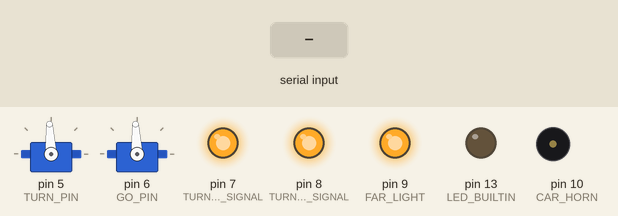
This sketch was run on a simulated Arduino Uno, built with avr-gcc and run on an emulated ATmega328P. Parts: 2 × servo, output pins drawn as LEDs (lit = HIGH), buzzer (waves = sounding, pin HIGH). Dashed ring = blinking. Inputs (shaded band) come from the test bench.

Above: at 1.2 s.
1.3 s: "REF" received over the second serial link
At 2.02 s:
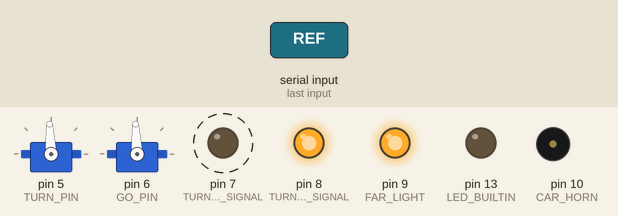
4.3 s: "GOO" received over the second serial link
At 5.17 s:
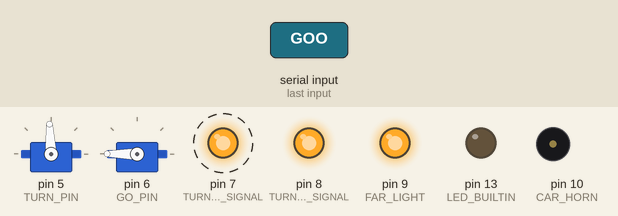
7.3 s: "BAC" received over the second serial link
At 7.87 s:
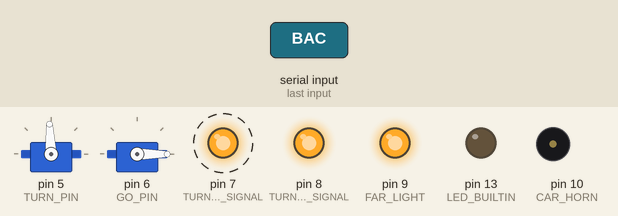
10.3 s: "RHT" received over the second serial link
At 11.02 s:
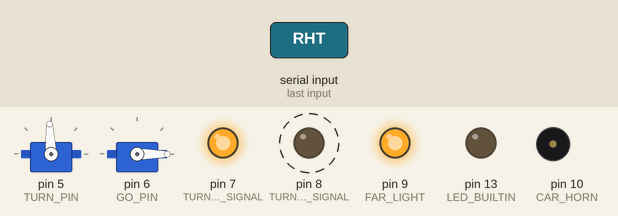
13.3 s: "STG" received over the second serial link
At 13.72 s:
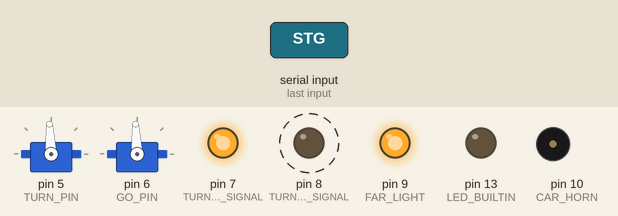
16.3 s: "RAA" received over the second serial link
At 17.32 s:
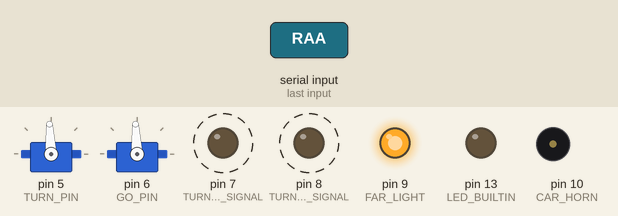
Timing chart, 0 to 20.3 s (numbered marks = the images above; inputs shaded):
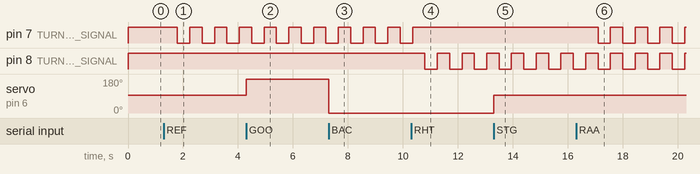

Measured:
- after the input at 1.3 s, pin 7 (TURN_LEFT_SIGNAL): alternates HIGH for 0.45 s and LOW for 0.45 s, starting after 0.50 s
- after the input at 4.3 s, servo on pin 6 (GO_PIN): 93° → 180° at once
- after the input at 7.3 s, servo on pin 6 (GO_PIN): 180° → 0° at once
- after the input at 10.3 s, pin 7 (TURN_LEFT_SIGNAL): goes on until 10.4 s, then stays HIGH; pin 8 (TURN_RIGHT_SIGNAL): alternates HIGH for 0.45 s and LOW for 0.45 s, starting after 0.50 s
- after the input at 13.3 s, servo on pin 6 (GO_PIN): 0° → 93° at once
- after the input at 16.3 s, pin 7 (TURN_LEFT_SIGNAL): alternates HIGH for 0.45 s and LOW for 0.45 s, starting after 0.80 s

The sketch:

Diecast_2_BT_rc_Arduino_code_with_lights.ino
```cpp
#include <SoftwareSerial.h>
#include <Servo.h>

#define DELAY_BLINK 450 //ms

SoftwareSerial BTserial(3, 2); // RX | TX

#define TURN_LEFT_SIGNAL 7
#define TURN_RIGHT_SIGNAL 8
#define FAR_LIGHT 9
#define CAR_HORN 10

#define TURN_PIN 5
#define GO_PIN 6
#define MIN_TURN 850
#define MAX_TURN 2150
#define STOP_SPEED 1500
#define MAX_SPEED_GO 2500
#define MAX_SPEED_BACK 500
Servo turn;
Servo sgo;

char command;
String string;
int svangle = 0;
int slideBarValue = 50;
int index = 0;
String aCmd;

int speeds = STOP_SPEED;
int gear = 0;
int turn_blink_state = LOW;
int turn_status_cmd = 0;
long previousMillis = 0;

void carGo(int st){
  sgo.writeMicroseconds(st);
  delay(10);
}

void setup()
{
  //Serial.begin( 9600 );//115200
  BTserial.begin( 38400 );
  pinMode(LED_BUILTIN, OUTPUT);
  turn.attach(TURN_PIN);
  svangle = map(slideBarValue, 0, 100, MIN_TURN, MAX_TURN);
  turn.writeMicroseconds(svangle);

  sgo.attach(GO_PIN);
  sgo.writeMicroseconds(speeds);

  pinMode(TURN_LEFT_SIGNAL, OUTPUT);
  pinMode(TURN_RIGHT_SIGNAL, OUTPUT);
  pinMode(FAR_LIGHT, OUTPUT);
  pinMode(CAR_HORN, OUTPUT);

  light_off();
  turn_signal_off();

  //Serial.println("Setup done!");
}

void car_horn_on(){
  tone(CAR_HORN, 410);
}

void car_horn_off(){
  noTone(CAR_HORN);
}

void blinkLED(){
  if ( turn_blink_state == LOW ){
    turn_blink_state = HIGH;
  } else {
    turn_blink_state = LOW;
  }
  if( turn_status_cmd == 1 ){
    // turn left
    digitalWrite(TURN_LEFT_SIGNAL, turn_blink_state);
    digitalWrite(TURN_RIGHT_SIGNAL, HIGH);
  } else if( turn_status_cmd == 2 ){
    // turn right
    digitalWrite(TURN_LEFT_SIGNAL, HIGH);
    digitalWrite(TURN_RIGHT_SIGNAL, turn_blink_state);
  } else if( turn_status_cmd == 3 ){
    digitalWrite(TURN_LEFT_SIGNAL, turn_blink_state);
    digitalWrite(TURN_RIGHT_SIGNAL, turn_blink_state);
  } else {
    turn_signal_off();
  }
}

void turn_signal_off(){
  digitalWrite(TURN_LEFT_SIGNAL, HIGH);
  digitalWrite(TURN_RIGHT_SIGNAL, HIGH);
}

void far_light(){
  digitalWrite(FAR_LIGHT, LOW);
}

void light_off(){
  digitalWrite(FAR_LIGHT, HIGH);
}

void ledOn()
{
  digitalWrite(LED_BUILTIN, HIGH);
  delay(10);
}

void ledOff()
{
  digitalWrite(LED_BUILTIN, LOW);
  delay(10);
}

void writeString(String stringData) { // Used to serially push out a String with Serial.write()
  for (int i = 0; i < stringData.length(); i++)
  {
    BTserial.write(stringData[i]);   // Push each char 1 by 1 on each loop pass
  }
}

void sendAck(String toSend){
   char payload[toSend.length()+1];
   toSend.toCharArray(payload, sizeof(payload));
   BTserial.write((uint8_t *)payload,sizeof(payload));
}

void loop()
{
  // for blinking turn signal
  unsigned long currentMillis = millis();
  if( currentMillis - previousMillis >= DELAY_BLINK ){
    previousMillis = currentMillis;
    blinkLED();
  }
  // for receiving bluetooth data
  string = "";
  while(BTserial.available() > 0)
  {
    command = ((byte)BTserial.read());
    if(command == ':')
    {
      break;
    }
    else
    {
      string += command;
    }
    delay(1);
  }
  //if(string != "")  Serial.println(string);

  while( string.length() >= 3 ){
      aCmd = string.substring(0, 3);
      string = string.substring(3);
      //Serial.println(" " + aCmd);

      index = aCmd.lastIndexOf("T");
      if( aCmd == "GOO"  ){
        // Move the car
        carGo(MAX_SPEED_GO);
      } else if( aCmd == "STG" ){
        carGo(STOP_SPEED);
        // Stop the car
      } else if( aCmd == "BAC" ){
        // Move the car back
        carGo(MAX_SPEED_BACK);
      } else if( aCmd == "STB" ){
        // Stop the car
        carGo(STOP_SPEED);
      } else if( index == 0 ){
        // Turn left/right: cmd = "T<value from 0 to 100>"
          slideBarValue = aCmd.substring(index+1).toInt();
          //Serial.println(slideBarValue );
          if( slideBarValue > 0 ){
            //turn.attach(TURN_PIN);
            svangle = map(slideBarValue, 0, 100, MIN_TURN, MAX_TURN);
            turn.writeMicroseconds(svangle);
          }
      } else if ( aCmd.lastIndexOf("S") == 0 ){
        speeds = aCmd.substring(1).toInt();
        if( speeds > 0 ){
          speeds -= 15;
          if( gear == 3 ){
            sgo.writeMicroseconds( map(speeds, 0, 100, STOP_SPEED, MAX_SPEED_GO) );
          } else if( gear == 1 ){
            sgo.writeMicroseconds( map(speeds, 0, 100, STOP_SPEED, MAX_SPEED_BACK) );
          }
          delay(10);
        }
      } else if ( aCmd.lastIndexOf("G") == 0 ){
        gear = aCmd.substring(1).toInt();
      } else if (aCmd.lastIndexOf("R") == 0 ){
        if( aCmd == "REF" ) turn_status_cmd = 1;
        else if( aCmd == "RHT" ) turn_status_cmd = 2;
        else if( aCmd == "RAA" ) turn_status_cmd = 3;
        else turn_status_cmd = 0;
      } else if (aCmd.lastIndexOf("L") == 0 ){
        if( aCmd == "LFA" ) far_light();
        //else if( aCmd == "LNE" ) near_light();
        else light_off();
      } else if (aCmd.lastIndexOf("H") == 0 ){
        if( aCmd == "HON" ) car_horn_on();
        else car_horn_off();
      }
  }
}
```
